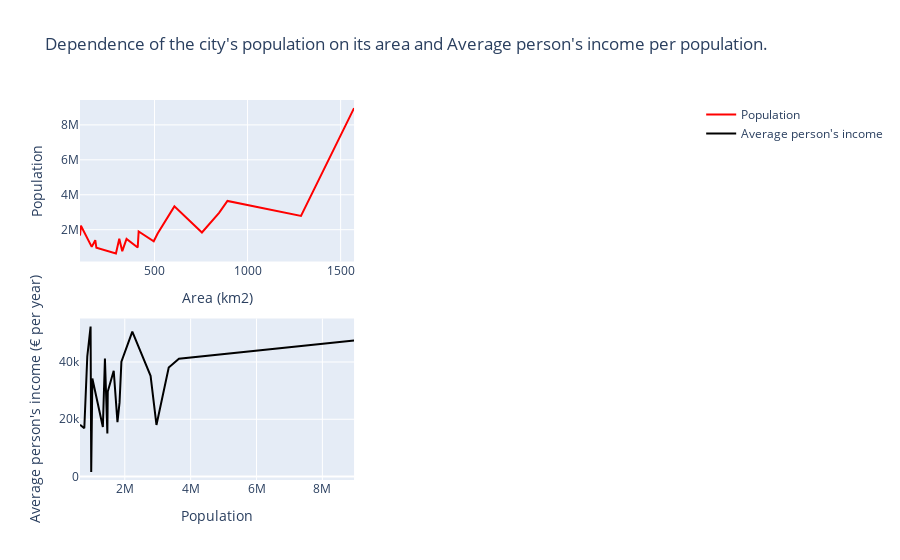

This figure's notebook cell:
### Markdown cell above
**2. Графіки залежності населення міста від його площі та середнього доходу від населення.**

### Code cell
fig = make_subplots(rows=2, cols=2)

fig.add_scatter(x = cities1["Area (km2)"], y = cities1["Population"], name = "Population", row = 1, col =  1)
fig.add_scatter(x = cities2["Population"], y = cities2["Average person's income (€ per year)"], name = "Average person's income", row = 2, col =  1)
fig.update_traces(line_color='red', row = 1, col = 1)
fig.update_traces(line_color='black', row = 2, col = 1)

fig.update_layout(title="Dependence of the city's population on its area and Average person's income per population.")
fig.update_xaxes(title_text="Area (km2)", row=1, col=1)
fig.update_yaxes(title_text = "Population", row = 1, col = 1)
fig.update_xaxes(title_text="Population", row=2, col=1)
fig.update_yaxes(title_text = "Average person's income (€ per year)", row = 2, col = 1)

fig.show()

### Figure 1 — Plotly figure (JSON) as saved in the notebook; plotly's stock layout.template omitted (floating-point values rounded to 4 significant figures)
{"data": [{"line": {"color": "red"}, "name": "Population", "type": "scatter", "x": [100, 105, 163, 182, 188, 219, 293, 311, 327, 350, 410, 415, 496, 517, 607, 755, 847, 892, 1287, 1572], "xaxis": "x", "y": [1664182, 2229095, 1015826, 1397715, 962154, 862211, 640648, 1483886, 771069, 1471508, 980948, 1898000, 1335084, 1777972, 3334730, 1841179, 2962180, 3644826, 2783809, 8961989], "yaxis": "y"}, {"line": {"color": "black"}, "name": "Average person's income", "type": "scatter", "x": [640648, 771069, 862211, 962154, 980948, 1015826, 1335084, 1397715, 1471508, 1483886, 1664182, 1777972, 1841179, 1898000, 2229095, 2783809, 2962180, 3334730, 3644826, 8961989], "xaxis": "x3", "y": [18100, 16850, 42000, 52389, 1600, 34226, 17300, 41265, 15000, 29685, 36962, 19006, 25808, 40094, 50600, 35189, 18000, 38112, 41125, 47500], "yaxis": "y3"}], "layout": {"title": {"text": "Dependence of the city's population on its area and Average person's income per population."}, "xaxis": {"anchor": "y", "domain": [0, 0.45], "title": {"text": "Area (km2)"}}, "xaxis2": {"anchor": "y2", "domain": [0.55, 1]}, "xaxis3": {"anchor": "y3", "domain": [0, 0.45], "title": {"text": "Population"}}, "xaxis4": {"anchor": "y4", "domain": [0.55, 1]}, "yaxis": {"anchor": "x", "domain": [0.575, 1], "title": {"text": "Population"}}, "yaxis2": {"anchor": "x2", "domain": [0.575, 1]}, "yaxis3": {"anchor": "x3", "domain": [0, 0.425], "title": {"text": "Average person's income (€ per year)"}}, "yaxis4": {"anchor": "x4", "domain": [0, 0.425]}}}
